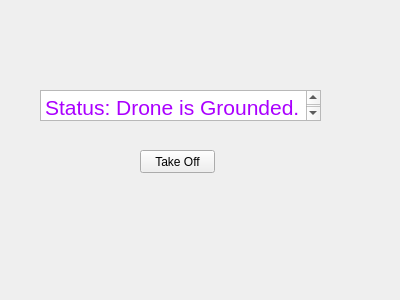
<?xml version="1.0" encoding="UTF-8"?>
<ui version="4.0">
 <class>LandTakeoffWindow</class>
 <widget class="QWidget" name="LandTakeoffWindow">
  <property name="geometry">
   <rect>
    <x>0</x>
    <y>0</y>
    <width>400</width>
    <height>300</height>
   </rect>
  </property>
  <property name="windowTitle">
   <string>Form</string>
  </property>
  <widget class="QTextEdit" name="textEdit">
   <property name="geometry">
    <rect>
     <x>40</x>
     <y>90</y>
     <width>281</width>
     <height>31</height>
    </rect>
   </property>
   <property name="html">
    <string>&lt;!DOCTYPE HTML PUBLIC &quot;-//W3C//DTD HTML 4.0//EN&quot; &quot;http://www.w3.org/TR/REC-html40/strict.dtd&quot;&gt;
&lt;html&gt;&lt;head&gt;&lt;meta name=&quot;qrichtext&quot; content=&quot;1&quot; /&gt;&lt;style type=&quot;text/css&quot;&gt;
p, li { white-space: pre-wrap; }
&lt;/style&gt;&lt;/head&gt;&lt;body style=&quot; font-family:'MS Shell Dlg 2'; font-size:8.25pt; font-weight:400; font-style:normal;&quot;&gt;
&lt;p style=&quot; margin-top:0px; margin-bottom:0px; margin-left:0px; margin-right:0px; -qt-block-indent:0; text-indent:0px;&quot;&gt;&lt;span style=&quot; font-size:16pt; color:#aa00ff;&quot;&gt;Status: Drone is Grounded.&lt;/span&gt;&lt;/p&gt;&lt;/body&gt;&lt;/html&gt;</string>
   </property>
  </widget>
  <widget class="QPushButton" name="pushButton">
   <property name="geometry">
    <rect>
     <x>140</x>
     <y>150</y>
     <width>75</width>
     <height>23</height>
    </rect>
   </property>
   <property name="text">
    <string>Take Off</string>
   </property>
  </widget>
 </widget>
 <resources/>
 <connections/>
</ui>
